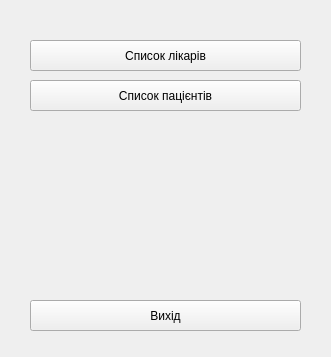
<?xml version="1.0" encoding="UTF-8"?>
<ui version="4.0">
 <class>Form</class>
 <widget class="QWidget" name="Form">
  <property name="geometry">
   <rect>
    <x>0</x>
    <y>0</y>
    <width>331</width>
    <height>357</height>
   </rect>
  </property>
  <property name="windowTitle">
   <string>Form</string>
  </property>
  <widget class="QPushButton" name="pushButton_3">
   <property name="geometry">
    <rect>
     <x>30</x>
     <y>80</y>
     <width>271</width>
     <height>31</height>
    </rect>
   </property>
   <property name="text">
    <string>Список пацієнтів</string>
   </property>
  </widget>
  <widget class="QPushButton" name="pushButton_2">
   <property name="geometry">
    <rect>
     <x>30</x>
     <y>40</y>
     <width>271</width>
     <height>31</height>
    </rect>
   </property>
   <property name="text">
    <string>Список лікарів</string>
   </property>
  </widget>
  <widget class="QPushButton" name="pushButton_4">
   <property name="geometry">
    <rect>
     <x>30</x>
     <y>300</y>
     <width>271</width>
     <height>31</height>
    </rect>
   </property>
   <property name="text">
    <string>Вихід</string>
   </property>
  </widget>
 </widget>
 <resources/>
 <connections/>
</ui>
